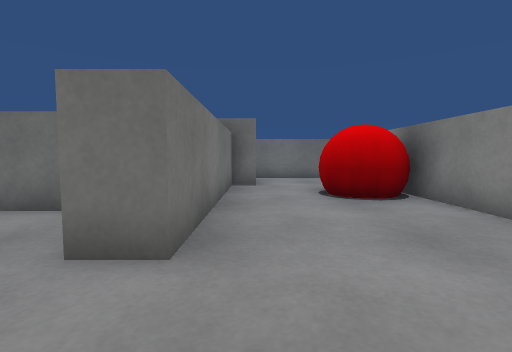
View 1 (above)

19 first-person views from a walk through a Unity game level. The camera is 0.44 m above the floor, tilts 4° down and sees 85° across. The floor is counted in squares, 0.5 m on a side. Each view is taken from the middle of a square. On the plan, view 1 faces up. The plan holds only what a view shows up to about 11 squares ahead; the rest is blank. The player is left out. Surface patterns are stand-ins for the level's own textures.

View 2
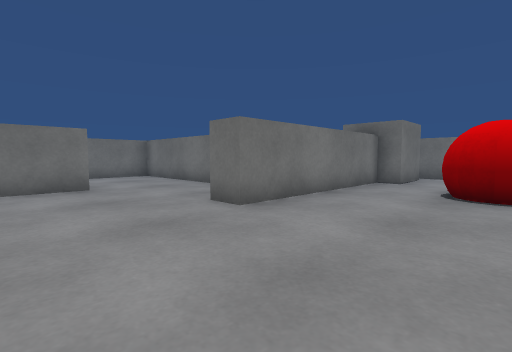

View 3
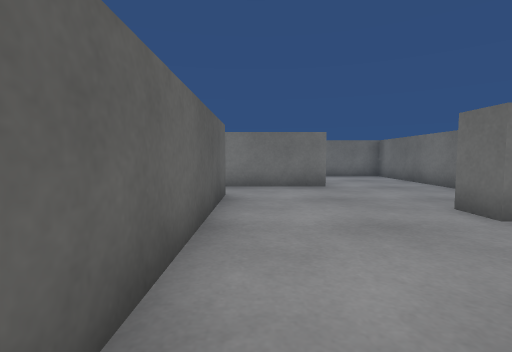

View 4
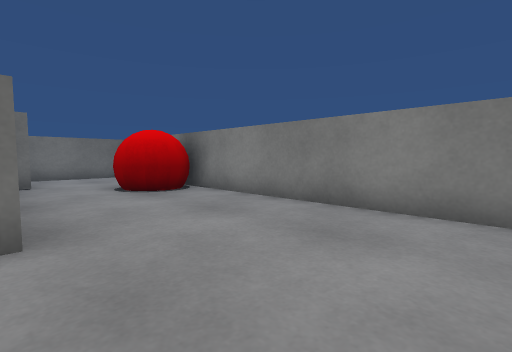

View 5
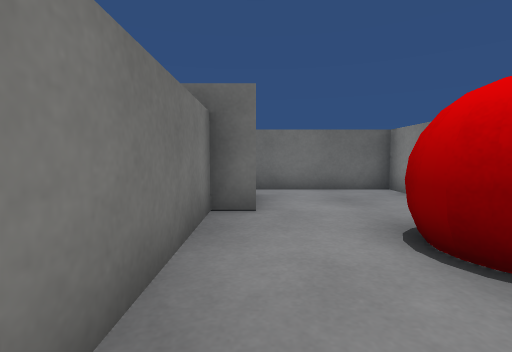

View 6
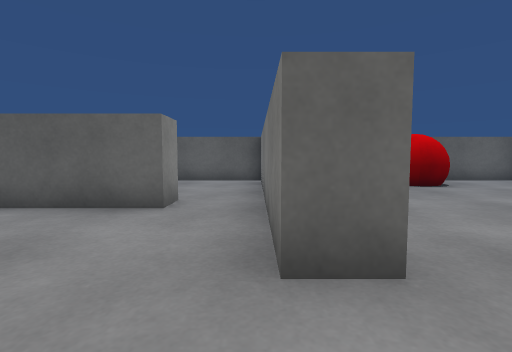

View 7
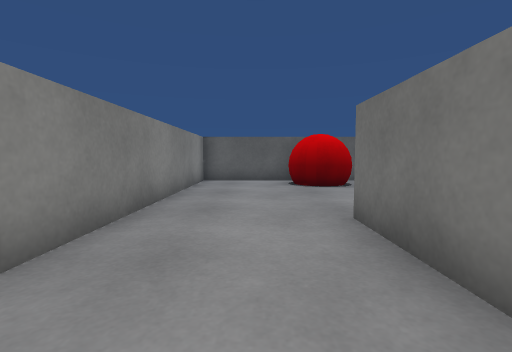

View 8
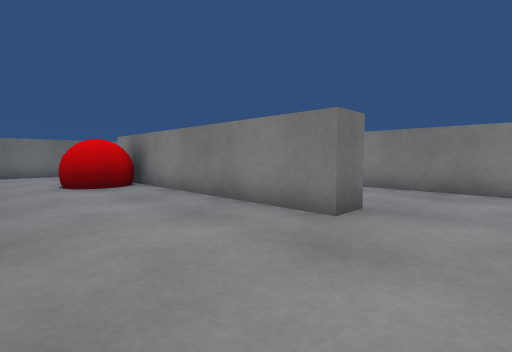

View 9
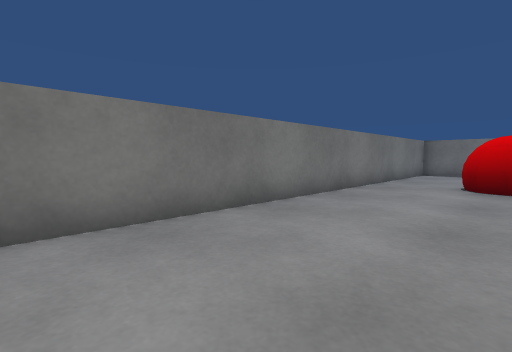

View 10
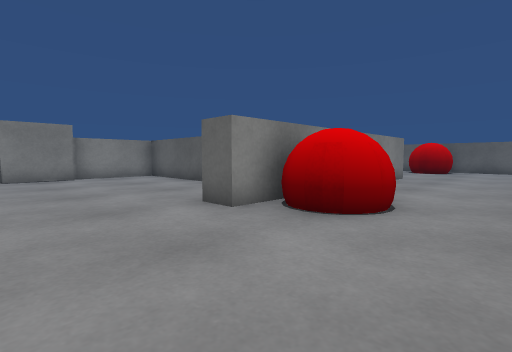

View 11
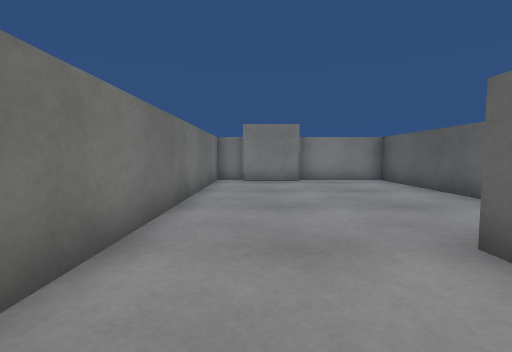

View 12
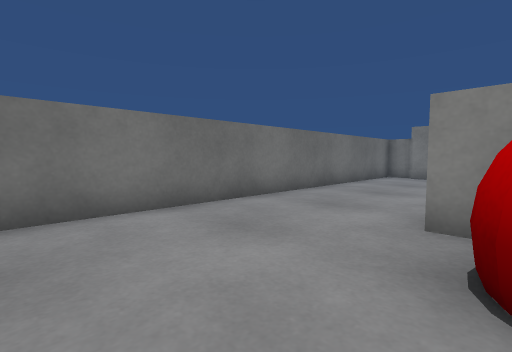

View 13
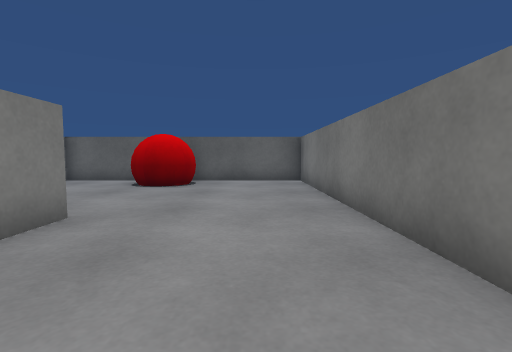

View 14
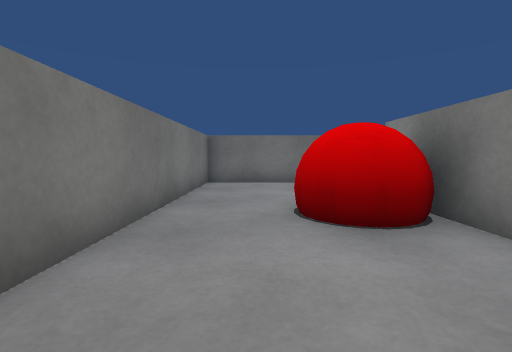

View 15
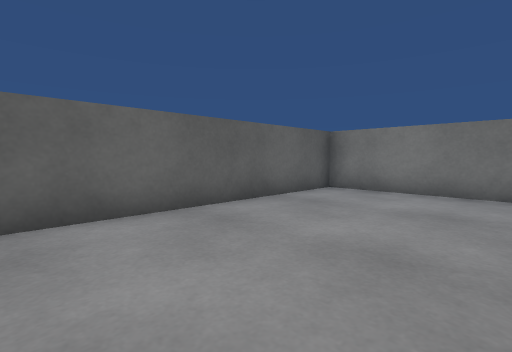

View 16
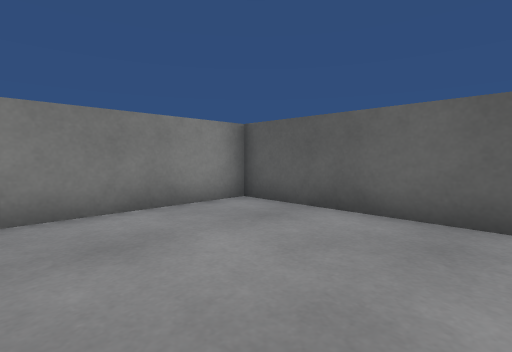

View 17
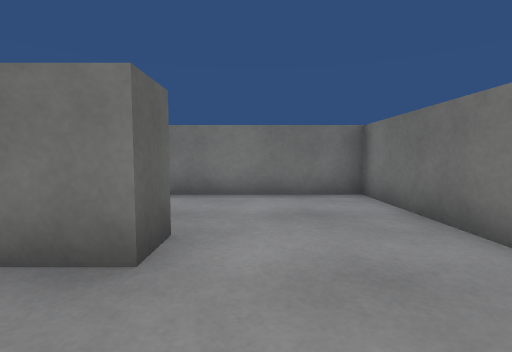

View 18
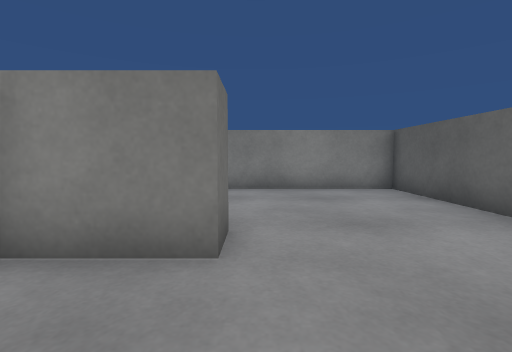

View 19
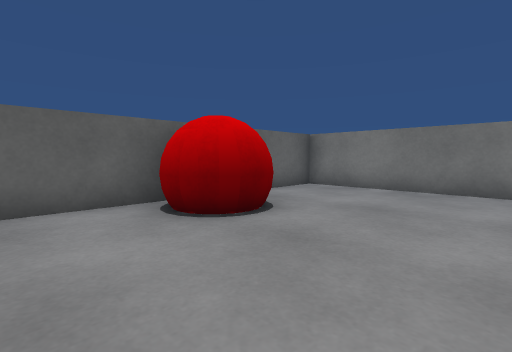

### Floor plan
Points are (right, up) in squares from view 1. A wall is a line through its corners. A room is listed if a view was taken in it or the views show most of it. See-through windows are left out.
Room 1 (views 1, 2, 3, 4, 5, 17)
walls: (-0.7, 8.5) (-0.7, 2.3) (-1.6, 2.3); (3.6, 10.1) (3.6, 11.4) (-0.2, 11.4); (-5.2, 1) (-5.2, -1.5); (-3.4, -1.7) (3.6, -1.7) (3.6, 7)
ways out: opening at (-3.5, 1.5) to room 2; opening at (-4, -2) to room 3
objects: cube (0, 9) to (0, 10); red ball (2, 6) to (3, 7)
Room 2 (views 6, 7, 8, 9, 10, 11, 12, 13, 14, 18, 19)
walls: (-6.4, 5.3) (-1.6, 5.3) (-1.6, 8.5); (-3.1, 4.5) (-9.4, 4.5) (-9.4, -1) (-10.3, -1) (-10.3, 7.9) (-9.4, 7.9); (-1.6, 2.3) (-1.6, 4.2); (-1.6, 10.4) (-1.6, 11.4) (-14.6, 11.4) (-14.6, -7.2) (-6.1, -7.2) (-6.1, 1) (-5.2, 1)
ways out: opening at (-3.5, 1.5) to room 1
objects: red ball (-12, 5) to (-11, 7); red ball (-11, -6) to (-9, -5); cube (-2, 9) to (-2, 10)
Room 3 (views 15, 16)
walls: (-3.4, -2.6) (-3.4, -1.7); (-5.2, -1.5) (-5.2, -7.2) (3.6, -7.2) (3.6, -3.1)
ways out: opening at (-4, -2) to room 1

Where each view was taken, in squares from view 1:
view 1: 0 up, 0 right, facing up
view 2: 1 down, 3 right, facing up-left
view 3: 1 down, 3 right, facing left
view 4: 1 down, 1 left, facing up-right
view 5: 4 up, 0 right, facing up
view 6: 3 up, 5 left, facing down
view 7: 3 up, 8 left, facing down
view 8: 3 down, 14 left, facing up-right
view 9: 3 down, 11 left, facing up-left
view 10: 11 up, 14 left, facing down-right
view 11: 10 up, 12 left, facing right
view 12: 7 up, 14 left, facing up-right
view 13: 3 up, 13 left, facing down
view 14: 2 up, 13 left, facing up
view 15: 3 down, 2 right, facing down-left
view 16: 3 down, 1 left, facing down-right
view 17: 2 up, 3 left, facing left
view 18: 2 up, 4 left, facing right
view 19: 2 down, 7 left, facing down-left
